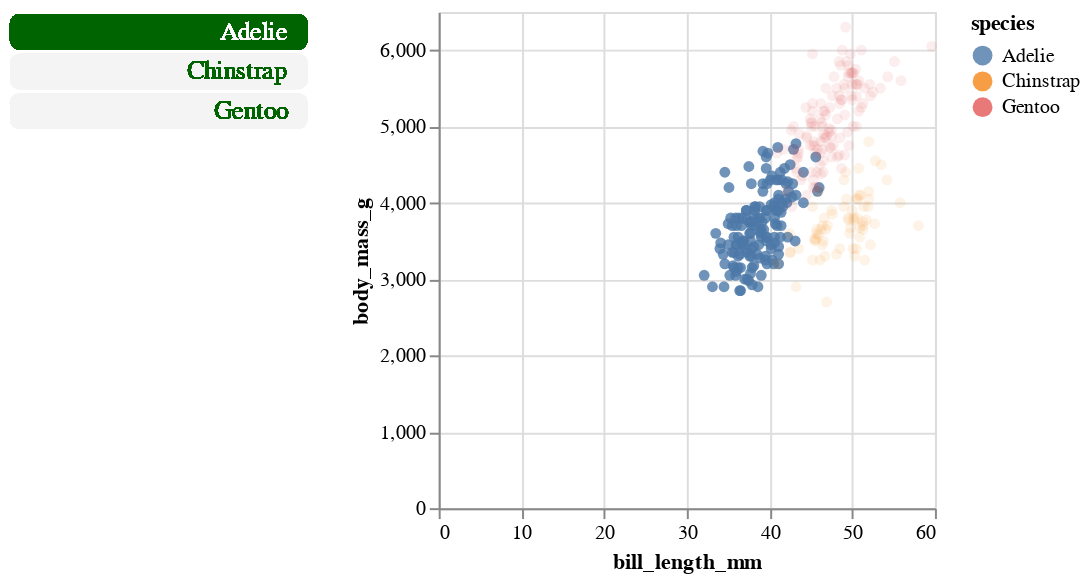

Notebook source saved alongside this figure:
### Markdown cell above
# Voila

Click around!

### Code cell
(species_menu | fig).resolve_scale(color="independent")

### Figure 1 — Vega-Lite specification as saved in the notebook (floating-point values rounded to 4 significant figures; data arrays with more than 128 entries replaced by an {"elided": "..."} marker saying what was removed)
{"config": {"view": {"continuousWidth": 300, "continuousHeight": 300}}, "hconcat": [{"layer": [{"mark": {"type": "bar", "cornerRadius": 5, "size": 70}, "encoding": {"color": {"condition": {"param": "param_27", "value": "darkgreen"}, "value": "#f4f4f4"}, "text": {"field": "species", "type": "nominal"}, "x": {"value": 150}, "y": {"axis": {"labels": false, "ticks": false, "grid": false, "domainWidth": 0}, "field": "species", "title": null, "type": "nominal"}}, "name": "view_26"}, {"mark": {"type": "text", "align": "right", "dx": -10, "size": 13}, "encoding": {"color": {"condition": {"param": "param_27", "value": "white"}, "value": "darkgreen"}, "text": {"field": "species", "type": "nominal"}, "x": {"value": 150}, "y": {"axis": {"labels": false, "ticks": false, "grid": false, "domainWidth": 0}, "field": "species", "title": null, "type": "nominal"}}}], "view": {"strokeWidth": 0}}, {"mark": {"type": "circle", "opacity": 0.8}, "encoding": {"color": {"field": "species", "type": "nominal"}, "opacity": {"condition": {"param": "param_27", "value": 0.8}, "value": 0.1}, "x": {"field": "bill_length_mm", "type": "quantitative"}, "y": {"field": "body_mass_g", "type": "quantitative"}}, "height": 250, "name": "view_31", "width": 250}], "data": {"name": "data-d00e1631cca48c544438d30d2b470e8a"}, "params": [{"name": "param_27", "select": {"type": "point", "fields": ["species"]}, "value": "Adelie", "views": ["view_26", "view_31"]}], "resolve": {"scale": {"color": "independent"}}, "$schema": "https://vega.github.io/schema/vega-lite/v5.15.1.json", "datasets": {"data-d00e1631cca48c544438d30d2b470e8a": {"elided": "344 records"}}}
